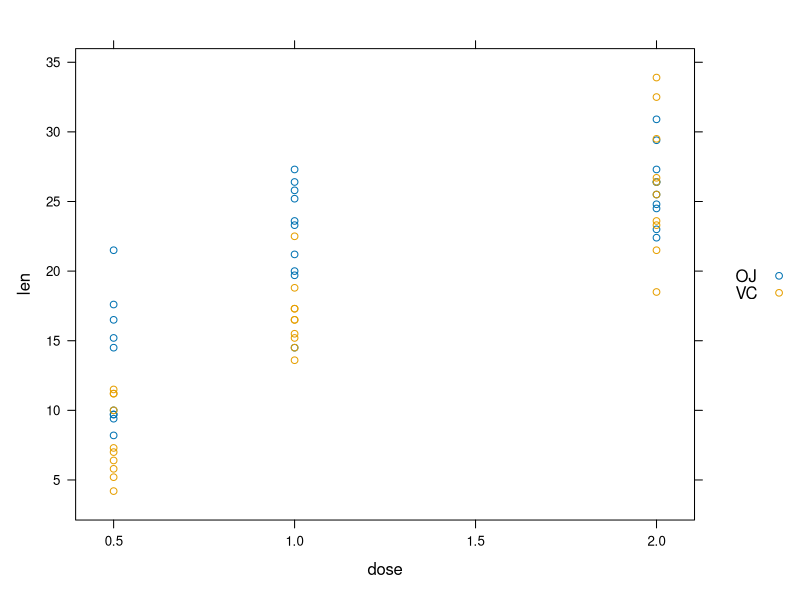
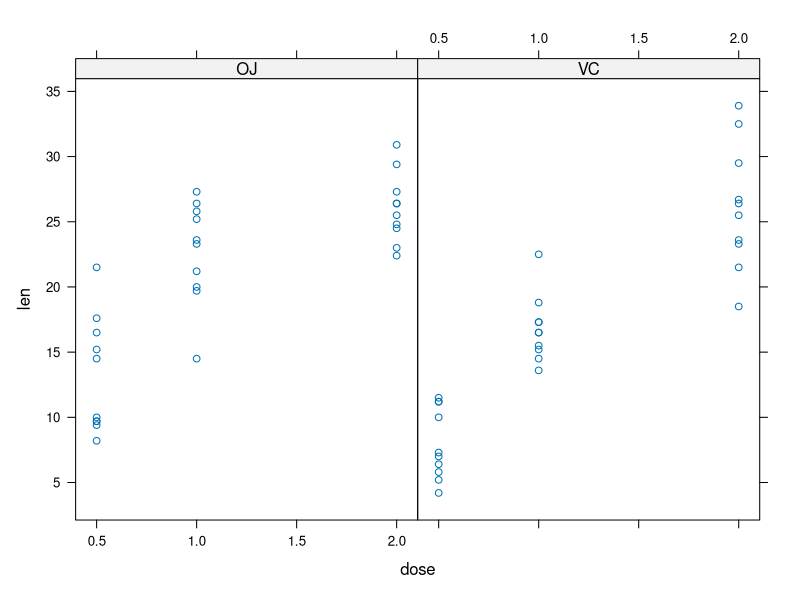

These charts were generated, in order, by the following R code:
## ---- chunk 1
library(datasets)
library(lattice)

xyplot(len ~ dose, ToothGrowth, groups = supp, auto.key = list(columns = 1))
xyplot(len ~ dose | supp, ToothGrowth)
## ---- chunk 2
supp1 <- ToothGrowth$len[1:30]
supp2 <- ToothGrowth$len[31:60]
difference <- supp2 - supp1
mn <- mean(difference)

s <- sd(difference)
mn + c(-1, 1) * qt(0.975, 29) * s/(30)
print(mn)
